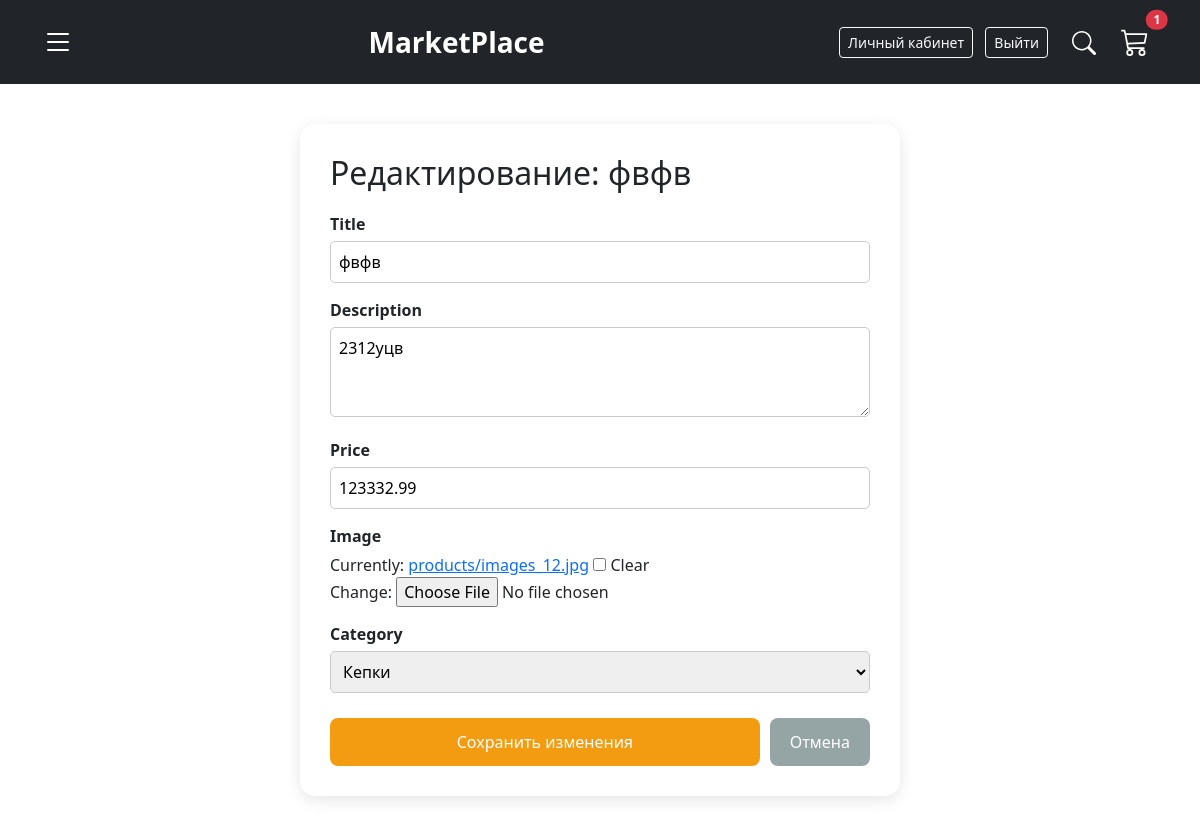
The page /edit-product/65/ (signed in) on the database its author committed.
### store/models.py (models this page shows, shortened)
class Product(models.Model):
    title = models.CharField(max_length=200)
    description = models.TextField()
    price = models.DecimalField(max_digits=10, decimal_places=2)
    category = models.ForeignKey(Category, on_delete=models.CASCADE)
    image = models.ImageField(upload_to='products/', null=True, blank=True)
    seller = models.ForeignKey(
        User,
        on_delete=models.SET_NULL,
        null=True,
        blank=True,
        verbose_name="Продавец"
    )

### store/seller_views.py (the view)
# urls.py: path('edit-product/<int:pk>/', seller_views.edit_product, name='edit_product'),
@login_required
def edit_product(request, pk):
    product = get_object_or_404(Product, pk=pk)
    if product.seller != request.user:
        messages.error(request, "Вы не можете редактировать чужой товар!")
        return redirect('profile')
    if request.method == 'POST':
        form = ProductForm(request.POST, request.FILES, instance=product)
        if form.is_valid():
            form.save()
            messages.success(request, "Товар успешно обновлен!")
            return redirect('profile')
    else:
        form = ProductForm(instance=product)
    return render(request, 'edit_product.html', {'form': form, 'product': product})

### store/forms.py
class ProductForm(forms.ModelForm):
    class Meta:
        model = Product
        fields = ['title', 'description', 'price', 'image', 'category']
        widgets = {
            'title': forms.TextInput(attrs={'style': 'width: 100%; padding: 8px; border-radius: 5px; border: 1px solid #ccc;'}),
            'description': forms.Textarea(attrs={'style': 'width: 100%; padding: 8px; border-radius: 5px; border: 1px solid #ccc;', 'rows': 3}),
            'price': forms.NumberInput(attrs={'style': 'width: 100%; padding: 8px; border-radius: 5px; border: 1px solid #ccc;'}),
            'category': forms.Select(attrs={'style': 'width: 100%; padding: 8px; border-radius: 5px; border: 1px solid #ccc;'}),
        }

### store/context_processors.py (called while the page is built)
def cart_status(request):
    categories = Category.objects.all() # Получаем все категории
    if request.user.is_authenticated:
        order, created = Order.objects.get_or_create(customer=request.user, complete=False)
        cart_total = order.get_cart_items
    else:
        cart_total = 0
    return {
        'cart_total': cart_total,
        'all_categories': categories # Теперь категории доступны везде
    }

### store/models.py (called while the page is built)
    def __str__(self):
        return self.name

    @property
    def get_cart_items(self):
        orderitems = self.orderitem_set.all()
        total = sum([item.quantity for item in orderitems if item.product])
        return total

### templates/edit_product.html (shortened to what this page needs)
{% extends 'base.html' %}
{% block content %}
<div style="max-width: 600px; margin: 40px auto; padding: 30px; background: white; border-radius: 15px; box-shadow: 0 4px 15px rgba(0,0,0,0.1);">
    <h2 style="margin-bottom: 20px;">Редактирование: {{ product.title }}</h2>
    <form method="POST" enctype="multipart/form-data">
        {% for field in form %}
            <div style="margin-bottom: 15px;">
                <label style="display: block; font-weight: bold; margin-bottom: 5px;">{{ field.label }}</label>
                {{ field }}
            </div>
        {% endfor %}
        <div style="display: flex; gap: 10px; margin-top: 25px;">
            <button type="submit" style="flex: 1; padding: 12px; background: #f39c12; color: white; border: none; border-radius: 8px; cursor: pointer; font-size: 16px;">
                Сохранить изменения
            </button>
            <a href="{% url 'profile' %}" style="padding: 12px 20px; background: #95a5a6; color: white; text-decoration: none; border-radius: 8px; text-align: center;">
                Отмена
            </a>
        </div>
    </form>
</div>
{% endblock %}

### rows shown on the page
Product: title "фвфв", form "фвфв" "2312уцв" "123332.99" "Кепки"

### other values the page prints
{{ cart_total }} "1"
{{ field.label }} "Title" "Description" "Price" "Image" "Category"
